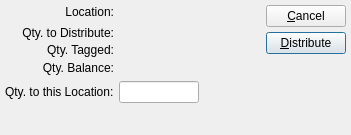
<?xml version="1.0" encoding="UTF-8"?>
<ui version="4.0">
 <comment>This file is part of the xTuple ERP: PostBooks Edition, a free and
open source Enterprise Resource Planning software suite,
Copyright (c) 1999-2019 by OpenMFG LLC, d/b/a xTuple.
It is licensed to you under the Common Public Attribution License
version 1.0, the full text of which (including xTuple-specific Exhibits)
is available at www.xtuple.com/CPAL.  By using this software, you agree
to be bound by its terms.</comment>
 <class>distributeToLocation</class>
 <widget class="QDialog" name="distributeToLocation">
  <property name="geometry">
   <rect>
    <x>0</x>
    <y>0</y>
    <width>351</width>
    <height>135</height>
   </rect>
  </property>
  <property name="windowTitle">
   <string>Distribute to Location</string>
  </property>
  <layout class="QHBoxLayout">
   <property name="spacing">
    <number>7</number>
   </property>
   <property name="margin">
    <number>5</number>
   </property>
   <item>
    <layout class="QVBoxLayout">
     <property name="spacing">
      <number>0</number>
     </property>
     <property name="margin">
      <number>0</number>
     </property>
     <item>
      <layout class="QGridLayout">
       <property name="margin">
        <number>0</number>
       </property>
       <property name="spacing">
        <number>5</number>
       </property>
       <item row="2" column="1">
        <widget class="XLabel" name="_qtyTagged">
         <property name="minimumSize">
          <size>
           <width>80</width>
           <height>0</height>
          </size>
         </property>
         <property name="text">
          <string/>
         </property>
         <property name="alignment">
          <set>Qt::AlignRight|Qt::AlignTrailing|Qt::AlignVCenter</set>
         </property>
        </widget>
       </item>
       <item row="3" column="1">
        <widget class="XLabel" name="_qtyBalance">
         <property name="minimumSize">
          <size>
           <width>80</width>
           <height>0</height>
          </size>
         </property>
         <property name="text">
          <string/>
         </property>
         <property name="alignment">
          <set>Qt::AlignRight|Qt::AlignTrailing|Qt::AlignVCenter</set>
         </property>
        </widget>
       </item>
       <item row="4" column="1">
        <widget class="XLineEdit" name="_locationQty">
         <property name="maximumSize">
          <size>
           <width>80</width>
           <height>32767</height>
          </size>
         </property>
         <property name="alignment">
          <set>Qt::AlignRight</set>
         </property>
        </widget>
       </item>
       <item row="1" column="0" rowspan="3">
        <layout class="QVBoxLayout">
         <property name="spacing">
          <number>0</number>
         </property>
         <property name="margin">
          <number>0</number>
         </property>
         <item>
          <widget class="QLabel" name="_toDistributeLit">
           <property name="text">
            <string>Qty. to Distribute:</string>
           </property>
           <property name="alignment">
            <set>Qt::AlignRight|Qt::AlignTrailing|Qt::AlignVCenter</set>
           </property>
          </widget>
         </item>
         <item>
          <widget class="QLabel" name="_taggedLit">
           <property name="text">
            <string>Qty. Tagged:</string>
           </property>
           <property name="alignment">
            <set>Qt::AlignRight|Qt::AlignTrailing|Qt::AlignVCenter</set>
           </property>
          </widget>
         </item>
         <item>
          <widget class="QLabel" name="_balanceLit">
           <property name="text">
            <string>Qty. Balance:</string>
           </property>
           <property name="alignment">
            <set>Qt::AlignRight|Qt::AlignTrailing|Qt::AlignVCenter</set>
           </property>
          </widget>
         </item>
        </layout>
       </item>
       <item row="0" column="0">
        <layout class="QVBoxLayout">
         <property name="spacing">
          <number>0</number>
         </property>
         <property name="margin">
          <number>0</number>
         </property>
         <item>
          <widget class="QLabel" name="_locationLit">
           <property name="text">
            <string>Location:</string>
           </property>
           <property name="alignment">
            <set>Qt::AlignRight|Qt::AlignTrailing|Qt::AlignVCenter</set>
           </property>
          </widget>
         </item>
        </layout>
       </item>
       <item row="4" column="0">
        <widget class="QLabel" name="_locationQtyLit">
         <property name="text">
          <string>Qty. to this Location:</string>
         </property>
        </widget>
       </item>
       <item row="1" column="1">
        <widget class="XLabel" name="_qtyToDistribute">
         <property name="minimumSize">
          <size>
           <width>80</width>
           <height>0</height>
          </size>
         </property>
         <property name="text">
          <string/>
         </property>
         <property name="alignment">
          <set>Qt::AlignRight|Qt::AlignTrailing|Qt::AlignVCenter</set>
         </property>
        </widget>
       </item>
       <item row="0" column="1">
        <layout class="QVBoxLayout">
         <property name="spacing">
          <number>0</number>
         </property>
         <property name="margin">
          <number>0</number>
         </property>
         <item>
          <widget class="QLabel" name="_location">
           <property name="minimumSize">
            <size>
             <width>80</width>
             <height>0</height>
            </size>
           </property>
           <property name="text">
            <string/>
           </property>
          </widget>
         </item>
        </layout>
       </item>
      </layout>
     </item>
     <item>
      <spacer>
       <property name="orientation">
        <enum>Qt::Vertical</enum>
       </property>
       <property name="sizeType">
        <enum>QSizePolicy::Expanding</enum>
       </property>
       <property name="sizeHint" stdset="0">
        <size>
         <width>20</width>
         <height>16</height>
        </size>
       </property>
      </spacer>
     </item>
    </layout>
   </item>
   <item>
    <layout class="QHBoxLayout">
     <property name="spacing">
      <number>0</number>
     </property>
     <property name="margin">
      <number>0</number>
     </property>
     <item>
      <spacer>
       <property name="orientation">
        <enum>Qt::Horizontal</enum>
       </property>
       <property name="sizeType">
        <enum>QSizePolicy::Expanding</enum>
       </property>
       <property name="sizeHint" stdset="0">
        <size>
         <width>23</width>
         <height>20</height>
        </size>
       </property>
      </spacer>
     </item>
     <item>
      <layout class="QVBoxLayout">
       <property name="spacing">
        <number>5</number>
       </property>
       <property name="margin">
        <number>0</number>
       </property>
       <item>
        <widget class="QPushButton" name="_close">
         <property name="text">
          <string>&amp;Cancel</string>
         </property>
        </widget>
       </item>
       <item>
        <widget class="QPushButton" name="_distribute">
         <property name="text">
          <string>&amp;Distribute</string>
         </property>
         <property name="autoDefault">
          <bool>true</bool>
         </property>
         <property name="default">
          <bool>true</bool>
         </property>
        </widget>
       </item>
       <item>
        <spacer>
         <property name="orientation">
          <enum>Qt::Vertical</enum>
         </property>
         <property name="sizeType">
          <enum>QSizePolicy::Expanding</enum>
         </property>
         <property name="sizeHint" stdset="0">
          <size>
           <width>20</width>
           <height>20</height>
          </size>
         </property>
        </spacer>
       </item>
      </layout>
     </item>
    </layout>
   </item>
  </layout>
 </widget>
 <layoutdefault spacing="6" margin="11"/>
 <customwidgets>
  <customwidget>
   <class>XLabel</class>
   <extends>QLabel</extends>
   <header>xlabel.h</header>
  </customwidget>
  <customwidget>
   <class>XLineEdit</class>
   <extends>QLineEdit</extends>
   <header>xlineedit.h</header>
   <container>1</container>
  </customwidget>
 </customwidgets>
 <tabstops>
  <tabstop>_locationQty</tabstop>
  <tabstop>_distribute</tabstop>
  <tabstop>_close</tabstop>
 </tabstops>
 <resources/>
 <connections>
  <connection>
   <sender>_close</sender>
   <signal>clicked()</signal>
   <receiver>distributeToLocation</receiver>
   <slot>reject()</slot>
   <hints>
    <hint type="sourcelabel">
     <x>20</x>
     <y>20</y>
    </hint>
    <hint type="destinationlabel">
     <x>20</x>
     <y>20</y>
    </hint>
   </hints>
  </connection>
 </connections>
</ui>
